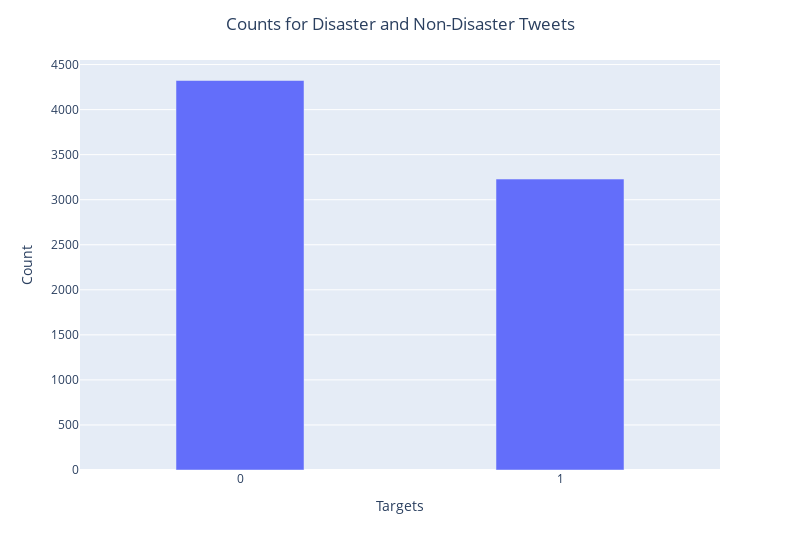

Here is the notebook cell this chart was saved with:
### Markdown cell above
### D. Visualize the Distribution of the Dataset

### Code cell
# plot a bar chart to show the distribution of the tatget varoiable
fig = px.bar(x=["0","1"], y=df_cleaned["target"].value_counts(),color=["red", "red"])

#Change this value for bar widths
for dt in fig.data:
    dt["width"] = 0.4 

fig.update_layout(
    title_text = "Counts for Disaster and Non-Disaster Tweets",
    title_x=0.5,
    width=800,
    height=550,
    xaxis_title="Targets",
    yaxis_title="Count",
    showlegend=False
).show()

# Show the figure
#fig.show()

### Figure 1 — Plotly figure (JSON) as saved in the notebook; plotly's stock layout.template omitted (floating-point values rounded to 4 significant figures)
{"data": [{"alignmentgroup": "True", "hovertemplate": "color=red<br>x=%{x}<br>y=%{y}<extra></extra>", "legendgroup": "red", "marker": {"color": "#636efa", "pattern": {"shape": ""}}, "name": "red", "offsetgroup": "red", "orientation": "v", "showlegend": true, "textposition": "auto", "type": "bar", "width": 0.4, "x": ["0", "1"], "xaxis": "x", "y": [4323, 3229], "yaxis": "y"}], "layout": {"barmode": "relative", "height": 550, "legend": {"title": {"text": "color"}, "tracegroupgap": 0}, "margin": {"t": 60}, "showlegend": false, "title": {"text": "Counts for Disaster and Non-Disaster Tweets", "x": 0.5}, "width": 800, "xaxis": {"anchor": "y", "domain": [0, 1], "title": {"text": "Targets"}}, "yaxis": {"anchor": "x", "domain": [0, 1], "title": {"text": "Count"}}}}
